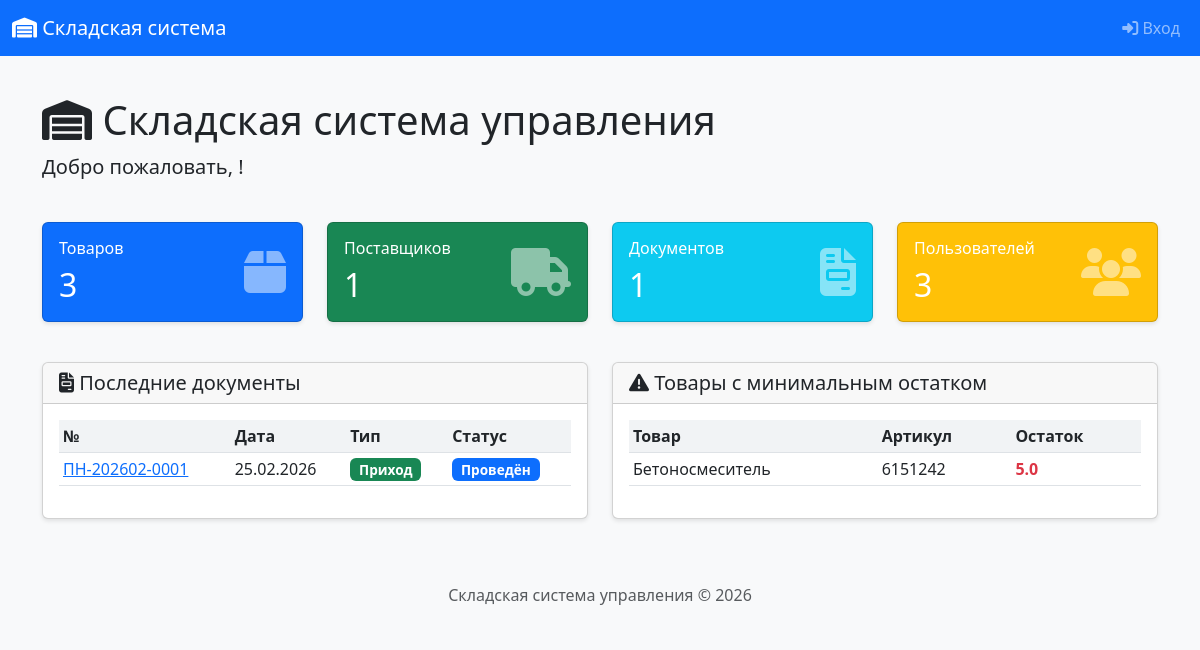
The page / on the database its author committed.
### app/models.py (models this page shows, shortened)
class Document(db.Model):
    __tablename__ = 'documents'
    id = db.Column(db.Integer, primary_key=True)
    doc_type = db.Column(db.String(10), nullable=False)  # income, expense
    doc_number = db.Column(db.String(20), unique=True, nullable=False)
    doc_date = db.Column(db.Date, nullable=False, default=datetime.utcnow)
    status = db.Column(db.String(20), nullable=False, default='draft')
    supplier_id = db.Column(db.Integer, db.ForeignKey('suppliers.id'))
    author_id = db.Column(db.Integer, db.ForeignKey('users.id'))
    created_at = db.Column(db.DateTime, default=datetime.utcnow)
    posted_at = db.Column(db.DateTime)
    cancelled_at = db.Column(db.DateTime)
    comment = db.Column(db.String(500))
    items = db.relationship('DocumentItem', backref='document', lazy='dynamic',
                           cascade='all, delete-orphan')

class Product(db.Model):
    __tablename__ = 'products'
    id = db.Column(db.Integer, primary_key=True)
    article = db.Column(db.String(50), unique=True, nullable=False)
    name = db.Column(db.String(200), nullable=False)
    unit = db.Column(db.String(20), nullable=False, default='шт')  # шт, кг, м
    price = db.Column(db.Numeric(10, 2), nullable=False, default=0)
    category_id = db.Column(db.Integer, db.ForeignKey('categories.id'))
    supplier_id = db.Column(db.Integer, db.ForeignKey('suppliers.id'))
    created_at = db.Column(db.DateTime, default=datetime.utcnow)
    updated_at = db.Column(db.DateTime, default=datetime.utcnow, onupdate=datetime.utcnow)
    balances = db.relationship('StockBalance', backref='product', lazy='dynamic')
    document_items = db.relationship('DocumentItem', backref='product', lazy='dynamic')

### app/__init__.py (the view)
    @app.route('/')
    def index():
        from app.models import Product, Supplier, Document, User, StockBalance
        from sqlalchemy import func
        stats = {
            'products_count': Product.query.count(),
            'suppliers_count': Supplier.query.count(),
            'documents_count': Document.query.count(),
            'users_count': User.query.count()
        }
        recent_documents = Document.query.order_by(Document.created_at.desc()).limit(5).all()
        low_stock = []
        products = Product.query.all()
        for product in products:
            total = db.session.query(func.sum(StockBalance.quantity)).filter_by(
                product_id=product.id
            ).scalar() or 0
            if total > 0 and total < 10:
                low_stock.append({
                    'id': product.id,
                    'name': product.name,
                    'article': product.article,
                    'quantity': float(total)
                })
        return render_template('index.html',
                             stats=stats,
                             recent_documents=recent_documents,
                             low_stock=low_stock[:5])

### app/templates/index.html (shortened to what this page needs)
{% extends "base.html" %}
{% block content %}
<div class="row mb-4">
    <div class="col">
        <h1><i class="fas fa-warehouse"></i> Складская система управления</h1>
        <p class="lead">Добро пожаловать, {{ current_user.full_name or current_user.username }}!</p>
    </div>
</div>
<div class="row mb-4">
    <div class="col-md-3">
        <div class="card text-white bg-primary mb-3">
            <div class="card-body">
                <div class="d-flex justify-content-between align-items-center">
                    <div>
                        <h6 class="card-title">Товаров</h6>
                        <h2 class="mb-0">{{ stats.products_count }}</h2>
                    </div>
                    <i class="fas fa-box fa-3x opacity-50"></i>
                </div>
            </div>
        </div>
    </div>
    <div class="col-md-3">
        <div class="card text-white bg-success mb-3">
            <div class="card-body">
                <div class="d-flex justify-content-between align-items-center">
                    <div>
                        <h6 class="card-title">Поставщиков</h6>
                        <h2 class="mb-0">{{ stats.suppliers_count }}</h2>
                    </div>
                    <i class="fas fa-truck fa-3x opacity-50"></i>
                </div>
            </div>
        </div>
    </div>
    <div class="col-md-3">
        <div class="card text-white bg-info mb-3">
            <div class="card-body">
                <div class="d-flex justify-content-between align-items-center">
                    <div>
                        <h6 class="card-title">Документов</h6>
                        <h2 class="mb-0">{{ stats.documents_count }}</h2>
                    </div>
                    <i class="fas fa-file-invoice fa-3x opacity-50"></i>
                </div>
            </div>
        </div>
    </div>
    <div class="col-md-3">
        <div class="card text-white bg-warning mb-3">
            <div class="card-body">
                <div class="d-flex justify-content-between align-items-center">
                    <div>
                        <h6 class="card-title">Пользователей</h6>
                        <h2 class="mb-0">{{ stats.users_count }}</h2>
                    </div>
                    <i class="fas fa-users fa-3x opacity-50"></i>
                </div>
            </div>
        </div>
    </div>
</div>
<div class="row">
    <div class="col-md-6">
        <div class="card">
            <div class="card-header">
                <h5 class="mb-0"><i class="fas fa-file-invoice"></i> Последние документы</h5>
            </div>
            <div class="card-body">
                {% if recent_documents %}
                <div class="table-responsive">
                    <table class="table table-sm">
                        <thead>
                            <tr>
                                <th>№</th>
                                <th>Дата</th>
                                <th>Тип</th>
                                <th>Статус</th>
                            </tr>
                        </thead>
                        <tbody>
                            {% for doc in recent_documents %}
                            <tr>
                                <td>
                                    <a href="{{ url_for('documents.document_view', id=doc.id) }}">
                                        {{ doc.doc_number }}
                                    </a>
                                </td>
                                <td>{{ doc.doc_date.strftime('%d.%m.%Y') }}</td>
                                <td>
                                    {% if doc.doc_type == 'income' %}
                                        <span class="badge bg-success">Приход</span>
                                    {% else %}
                                        <span class="badge bg-danger">Расход</span>
                                    {% endif %}
                                </td>
                                <td>
                                    {% if doc.status == 'draft' %}
                                        <span class="badge bg-secondary">Черновик</span>
                                    {% elif doc.status == 'posted' %}
                                        <span class="badge bg-primary">Проведён</span>
                                    {% else %}
                                        <span class="badge bg-dark">Отменён</span>
                                    {% endif %}
                                </td>
                            </tr>
                            {% endfor %}
                        </tbody>
                    </table>
                </div>
                {% else %}
                <p class="text-muted mb-0">Нет документов</p>
                {% endif %}
            </div>
        </div>
    </div>
    <div class="col-md-6">
        <div class="card">
            <div class="card-header">
                <h5 class="mb-0"><i class="fas fa-exclamation-triangle"></i> Товары с минимальным остатком</h5>
            </div>
            <div class="card-body">
                {% if low_stock %}
                <div class="table-responsive">
                    <table class="table table-sm">
                        <thead>
                            <tr>
                                <th>Товар</th>
                                <th>Артикул</th>
                                <th>Остаток</th>
                            </tr>
                        </thead>
                        <tbody>
                            {% for item in low_stock %}
                            <tr>
                                <td>{{ item.name }}</td>
                                <td>{{ item.article }}</td>
                                <td class="text-danger fw-bold">{{ item.quantity }}</td>
                            </tr>
                            {% endfor %}
                        </tbody>
                    </table>
                </div>
                {% else %}
                <p class="text-muted mb-0">Все товары в достаточном количестве</p>
                {% endif %}
            </div>
        </div>
    </div>
</div>
{% endblock %}

### app/static/css/style.css (style rules this page uses)
body { font-family: 'Segoe UI', Tahoma, Geneva, Verdana, sans-serif; background-color: #f8f9fa; min-height: 100vh; display: flex; flex-direction: column; margin: 0; padding: 0; }
.card { box-shadow: 0 2px 4px rgba(0,0,0,0.1); transition: transform 0.2s; }
.card.text-white .opacity-50 { opacity: 0.3; }
.table th { background-color: #f1f3f5; font-weight: 600; }
.table td { vertical-align: middle; }
.badge { font-size: 0.85em; padding: 0.35em 0.65em; display: inline-block; white-space: nowrap; }
p, strong, span, div { white-space: normal; word-break: normal; }

### rows shown on the page
Document: doc_number "ПН-202602-0001", doc_date "25.02.2026", doc_type "Приход", status "Проведён"
Product: name "Бетоносмеситель", article "6151242", quantity "5.0"

### other values the page prints
{{ stats.products_count }} "3"
{{ stats.suppliers_count }} "1"
{{ stats.documents_count }} "1"
{{ stats.users_count }} "3"
